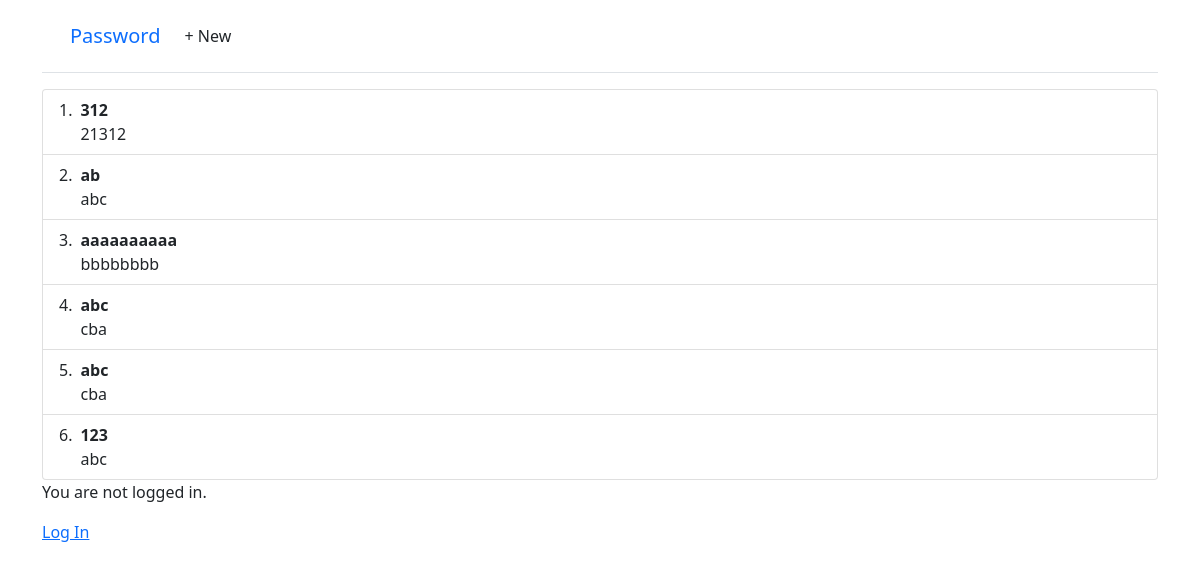
The app's page /, older data.
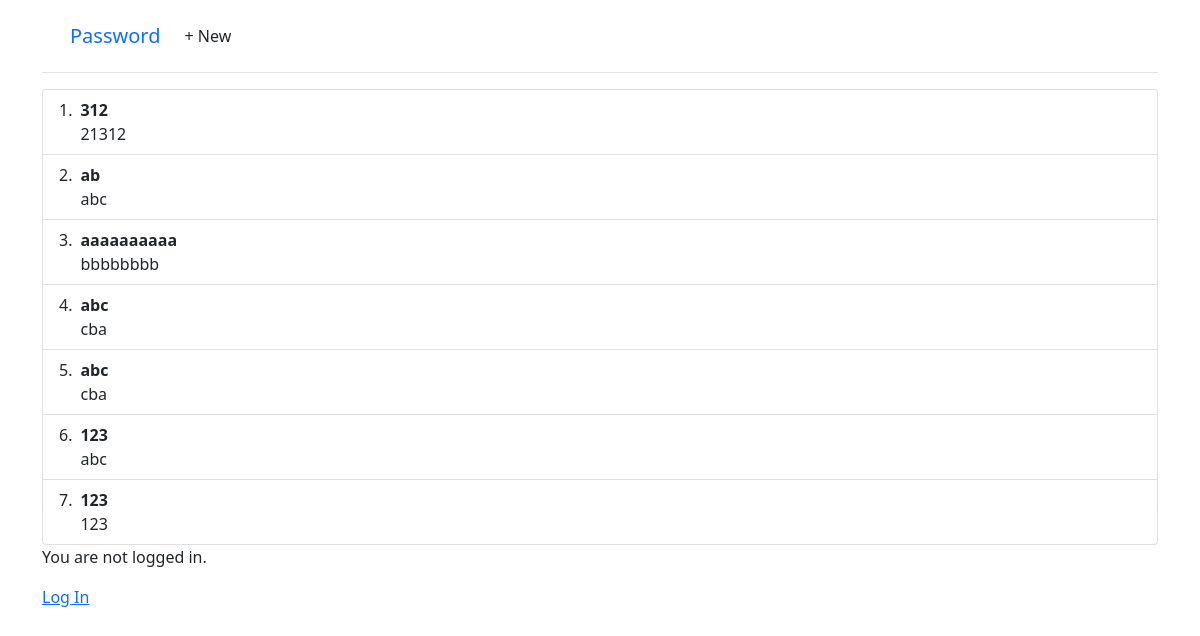
The same page, newer data.
### password_manager/models.py (models this page shows, shortened)
class Password(models.Model):
    title = models.CharField(max_length=200)
    password = models.TextField()

### password_manager/views.py (the view)
# urls.py: path("", HomePageView.as_view(), name="home"),
class HomePageView(ListView):
    model = Password
    template_name = "home.html"
    context_object_name = "passwords"
    def get_queryset(self):
        return Password.objects.all()

### templates/home.html
{% extends "base.html" %}
{% block content %}
<ol class="list-group list-group-numbered">
    {% for password in passwords %}
    <li class="list-group-item d-flex justify-content-between align-items-start">
        <div class="ms-2 me-auto">
            <div class="fw-bold">{{ password.title }}</div>
            {{ password.password }}
        </div>
    </li>
    {% endfor %}
</ol>
<div>
    {% if user.is_authenticated %}
<p>Hi {{ user.username }}!</p>
{% else %}
<p>You are not logged in.</p>
<a href="{% url 'login' %}">Log In</a>
{% endif %}
</div>
{% endblock content %}

### templates/base.html (shortened to what this page needs)
{% load static %}
<html>
<head>
<link href="https://cdn.jsdelivr.net/npm/bootstrap@5.1.3/dist/css/bootstrap.min.css" rel="stylesheet">
</head>
<body>
<div>
    <div class="container">
        <header class="p-3 mb-3 border-bottom">
        <div class="container">
        <div class="d-flex flex-wrap align-items-center justify-content-center
        justify-content-lg-start">
        <a class="navbar-brand" href="{% url 'home' %}">Password</a>
        <ul class="nav col-12 col-lg-auto me-lg-auto mb-2 justify-content-center
        mb-md-0">
        <li><a href="{% url 'password_new' %}" class="nav-link px-2 link-dark">+ New</a></li>
        </ul>
    </div>
    </div>
    </header>
    <main>
    {% block content %}
    {% endblock content %}
    </main>
</div>
</body>
<script src="https://cdn.jsdelivr.net/npm/bootstrap@5.3.2/dist/js/bootstrap.bundle.min.js"></script></html>

Row changes from the older to the newer data that the page shows:
added Password: title "123", password "123"
